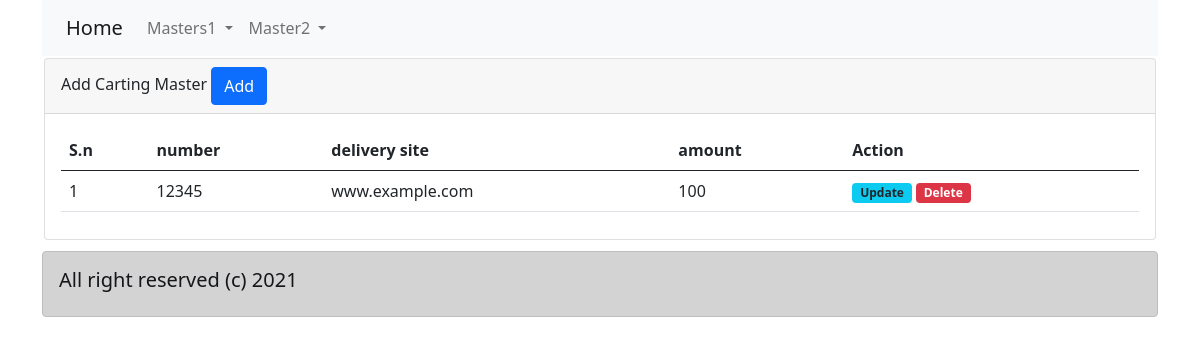
Screenshot of /carting_master.php with the database file from the repository.
### tables this page shows
CREATE TABLE `carting_master` (
  `id` int(11) NOT NULL,
  `num` varchar(150) NOT NULL,
  `address` varchar(200) NOT NULL,
  `amount` varchar(150) NOT NULL
);

### carting_master.php (the view, shortened to what this page needs)
<?php
include("header.php");
include("db.php");
?>
<div class="col-md-12">
  <div class="card">
  <div class="card-header">
    Add Carting Master
<button type="button" class="btn btn-primary" data-bs-toggle="modal" data-bs-target="#exampleModal">
  Add
</button>
  </div>
  <div class="card-body">
    <table class="table table-hover">
  <thead>
    <tr>
      <th scope="col">S.n</th>
      <th scope="col">number</th>
      <th scope="col">delivery site</th>
      <th scope="col">amount</th>
      <th scope="col">Action</th>
    </tr>
  </thead>
  <tbody>
   <?php
   $c=1;
   $sl="SELECT * FROM carting_master";
   $r=mysqli_query($con,$sl);
   if ($r==true) {
     while ($row=mysqli_fetch_assoc($r)) {
       ?>
       <tr>
         <td><?php echo $c++; ?></td>
         <td><?php echo $row['num'];?></td>
         <td><?php echo $row['address'];?></td>
         <td><?php echo $row['amount'];?></td>
         <td>
     <a href="carting_update.php?sid=<?php echo $row['id']; ?>"><span class="badge bg-info text-dark">Update</span></a>
       <a href="carting_delete.php?sid=<?php echo $row['id']; ?>"><span class="badge bg-danger">Delete</span></a>
         </td>
       </tr>
       <?php
     }
   }
   ?>
  </tbody>
</table>
  </div>
</div>
</div>
<?php
include("footer.php");
?>

### header.php (style rules this page uses)
.card { margin: 2px; height: 95%; }

### rows the page displays
carting_master: num "12345", address "www.example.com", amount "100"

### other values shown
Date('Y') "2021"
